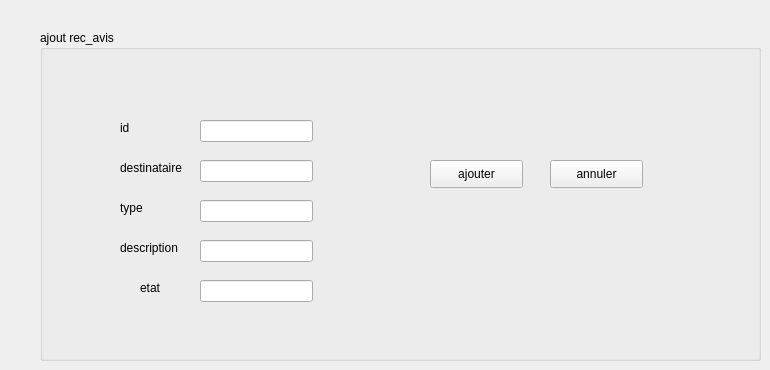
      <widget class="QWidget" name="tab_7">
       <attribute name="title">
        <string>ajouter</string>
       </attribute>
       <widget class="QGroupBox" name="groupBox_5">
        <property name="geometry">
         <rect>
          <x>40</x>
          <y>30</y>
          <width>721</width>
          <height>331</height>
         </rect>
        </property>
        <property name="title">
         <string>ajout rec_avis</string>
        </property>
        <widget class="QLineEdit" name="lineEdit_17">
         <property name="geometry">
          <rect>
           <x>160</x>
           <y>170</y>
           <width>113</width>
           <height>22</height>
          </rect>
         </property>
        </widget>
        <widget class="QLineEdit" name="lineEdit_15">
         <property name="geometry">
          <rect>
           <x>160</x>
           <y>90</y>
           <width>113</width>
           <height>22</height>
          </rect>
         </property>
        </widget>
        <widget class="QLabel" name="label_16">
         <property name="geometry">
          <rect>
           <x>80</x>
           <y>130</y>
           <width>71</width>
           <height>16</height>
          </rect>
         </property>
         <property name="text">
          <string>destinataire</string>
         </property>
        </widget>
        <widget class="QLineEdit" name="lineEdit_16">
         <property name="geometry">
          <rect>
           <x>160</x>
           <y>130</y>
           <width>113</width>
           <height>22</height>
          </rect>
         </property>
        </widget>
        <widget class="QLabel" name="label_15">
         <property name="geometry">
          <rect>
           <x>80</x>
           <y>90</y>
           <width>55</width>
           <height>16</height>
          </rect>
         </property>
         <property name="text">
          <string>id</string>
         </property>
        </widget>
        <widget class="QPushButton" name="pushButton_9">
         <property name="geometry">
          <rect>
           <x>390</x>
           <y>130</y>
           <width>93</width>
           <height>28</height>
          </rect>
         </property>
         <property name="text">
          <string>ajouter</string>
         </property>
        </widget>
        <widget class="QLabel" name="label_17">
         <property name="geometry">
          <rect>
           <x>80</x>
           <y>170</y>
           <width>55</width>
           <height>16</height>
          </rect>
         </property>
         <property name="text">
          <string>type</string>
         </property>
        </widget>
        <widget class="QPushButton" name="pushButton_10">
         <property name="geometry">
          <rect>
           <x>510</x>
           <y>130</y>
           <width>93</width>
           <height>28</height>
          </rect>
         </property>
         <property name="text">
          <string>annuler</string>
         </property>
        </widget>
        <widget class="QLabel" name="label_23">
         <property name="geometry">
          <rect>
           <x>80</x>
           <y>210</y>
           <width>70</width>
           <height>16</height>
          </rect>
         </property>
         <property name="text">
          <string>description</string>
         </property>
        </widget>
        <widget class="QLineEdit" name="lineEdit_23">
         <property name="geometry">
          <rect>
           <x>160</x>
           <y>210</y>
           <width>113</width>
           <height>22</height>
          </rect>
         </property>
        </widget>
        <widget class="QLabel" name="label_24">
         <property name="geometry">
          <rect>
           <x>100</x>
           <y>250</y>
           <width>55</width>
           <height>16</height>
          </rect>
         </property>
         <property name="text">
          <string>etat</string>
         </property>
        </widget>
        <widget class="QLineEdit" name="lineEdit_24">
         <property name="geometry">
          <rect>
           <x>160</x>
           <y>250</y>
           <width>113</width>
           <height>22</height>
          </rect>
         </property>
        </widget>
       </widget>
      </widget>
